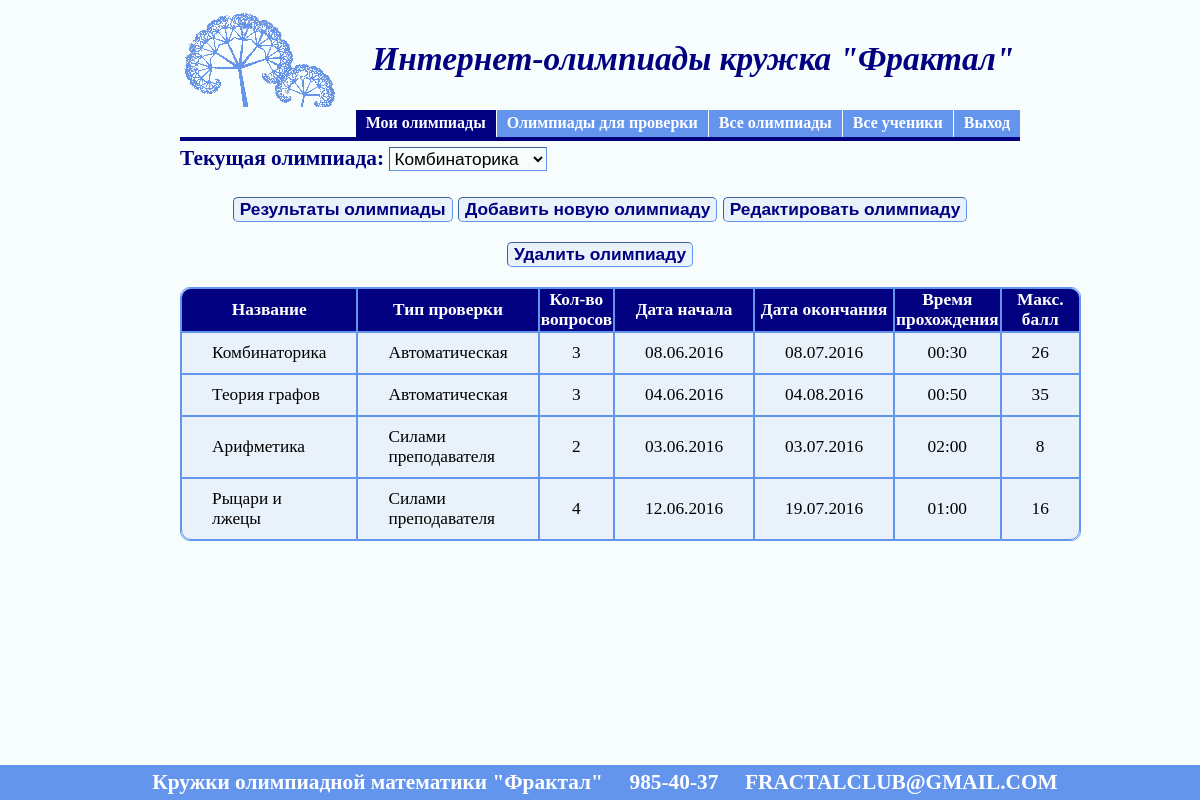
/olymp/prepod_olymp.php (signed in), run on the app's committed database.
### tables this page shows
CREATE TABLE IF NOT EXISTS `Olymp` (
  `KodOlymp` int(11) NOT NULL AUTO_INCREMENT COMMENT 'код олимпиады',
  `KodPrepF` int(11) NOT NULL COMMENT 'код преподавателя',
  `Nazv` varchar(255) NOT NULL COMMENT 'название',
  `Tip` varchar(8) NOT NULL COMMENT 'тип олимпиады',
  `Kol` int(11) NOT NULL COMMENT 'кол-во вопросов',
  `Start` varchar(10) NOT NULL COMMENT 'дата начала',
  `End` varchar(10) NOT NULL COMMENT 'дата завершения',
  `Time` varchar(5) NOT NULL COMMENT 'время прохождения',
  `Ocenka` int(11) NOT NULL COMMENT 'макс.оценка за олимпиаду',
  PRIMARY KEY (`KodOlymp`),
  KEY `KodPrepF` (`KodPrepF`)
);

### olymp/prepod_olymp.php (the view, shortened to what this page needs)
<?php
	$KodPolz=$_SESSION['KodPolz'];
	$strSQL1 = "SELECT * FROM Prep where KodPolzF='$KodPolz' ";
	$rs1 = mysql_query($strSQL1);
	$row1 = mysql_fetch_array($rs1);
	$KodPrep=$row1['KodPrep'];
	$strSQL = "SELECT * FROM Olymp where KodPrepF='$KodPrep' ";
	$rs = mysql_query($strSQL);
	$rs2=mysql_query($strSQL);
?>
<html>
<head>
</head>
<body class="bd">
	<table>
		<tr>
			<td><div><img src="5.png"/></div></td>
			<td><div id="nadpis">&nbsp &nbsp Интернет-олимпиады кружка "Фрактал"</div></td>
		</tr>
	</table>
	<div id="centeredmenu">
		<ul>
			<li><a href="prepod_olymp.php" class="active">Мои олимпиады</a></li>
			<li><a href="prepod_neprov_olymp.php">Олимпиады для проверки</a></li>
			<li><a href="vse_olymp.php">Все олимпиады</a></li>
			<li><a href="vse_students.php">Все ученики</a></li>
			<li><a href="logout.php">Выход</a></li>
		</ul>
	</div>
	<br></br>
	<?php
	if(mysql_num_rows($rs2)>0)
	{
	?>
		<div class="text_near_knopka">Текущая олимпиада:
		<select class="combobox" id="cur_olymp" type=text name="cur_olymp" > </div>
			<?php
			while ($row1 = mysql_fetch_array($rs)):
			?>
				<option  value=<?=$row1['KodOlymp']?> ><p><?=$row1['Nazv']?></p></option>
			<? endwhile ?>
		<br></br>
		<div id="div2" align="center">
			<input class="knopka" id="b_change" type="button" value="Результаты олимпиады" onclick="olymp_result()" />
			<input class="knopka" id="b_insert" type="button" value="Добавить новую олимпиаду" onclick="location.href='prepod_olymp_insert.php'" />
			<input class="knopka" id="b_change" type="button" value="Редактировать олимпиаду" onclick="perehod()" />
			<input class="knopka" id="b_delete" type="button" value="Удалить олимпиаду" onclick="del()" />
		</div>
		<div class="divTable">
			<table class="StandardTable" align="center" border="1">
				<thead>
					<tr>
						<th><p>Название</p></th>
						<th><p>Тип проверки</p></th>
						<th><p>Кол-во вопросов</p></th>
						<th><p>Дата начала</p></th>
						<th><p>Дата окончания</p></th>
						<th><p>Время прохождения</p></th>
						<th><p>Макс. балл</p></th>
					</tr>
				</thead>
				<tbody>
				<?php
				while ($row = mysql_fetch_array($rs2)):
					if($row['Tip']=="automat")
						$ttt="Автоматическая";
					else
						$ttt="Силами преподавателя";
				?>
					<tr>
						<td><p><?=$row['Nazv']?></p></td>
						<td><p><?=$ttt?></p></td>
						<td class="pocentru"><p><?=$row['Kol']?></p></td>
						<td class="pocentru"><p><?=$row['Start']?></p></td>
						<td class="pocentru"><p><?=$row['End']?></p></td>
						<td class="pocentru"><p><?=$row['Time']?></p></td>
						<td class="pocentru"><p><?=$row['Ocenka']?></p></td>
					</tr>
				<? endwhile ?>
				</tbody>
			</table>
		</div>
	<?php
	}
	?>
	<br><br>
	<div id="footer" align="center">Кружки олимпиадной математики "Фрактал" &nbsp &nbsp 985-40-37 &nbsp &nbsp FRACTALCLUB@GMAIL.COM</div>
</body>
</html>

### olymp/prepod_olymp.php (style rules this page uses)
#centeredmenu { float:right; width:100%; border-bottom:4px solid #000080; overflow:hidden; position:relative; background: #F7FDFD; }
#centeredmenu ul { clear:right; float:right; list-style:none; margin:0; padding:0; position:relative; right:0%; text-align:center; }
#centeredmenu ul li { display:block; float:left; list-style:none; margin:0; padding:0; position:relative; right:0%; }
#centeredmenu ul li a { display:block; margin:0 0 0 1px; padding:3px 10px; background:#6495ED; color:#fff; text-decoration:none; line-height:1.3em; font-weight:bold; }
#centeredmenu ul li a.active, #centeredmenu ul li a.active:hover { color:#fff; background:#000080; font-weight:bold; }
.StandardTable { //border-collapse: collapse; border-radius: 10px; border-spacing: 0; border: 1px solid #6495ED; maxwidth:100%; }
.StandardTable tbody { background-color: #E9F2FB; }
.StandardTable th { background: #000080; color: white; font-weight:bold; font-size: 13pt; border: 1px solid #6495ED; }
.StandardTable th:first-child { border-top-left-radius: 10px; }
.StandardTable th:last-child { border-top-right-radius: 10px; }
.StandardTable tr:last-child td:first-child { border-radius: 0 0 0 10px; }
.StandardTable tr:last-child td:last-child { border-radius: 0 0 10px 0; }
.StandardTable tbody tr td { padding: 10px 30px; maxwidth: 100%; font-size: 13pt; word-wrap: break-word; border: 1px solid #6495ED; }
#footer { position: fixed; left: 0; bottom: 0; padding: 5px; background: #6495ED; color: #fff; width: 100%; }
.bd { background: #F7FDFD; margin-left: 15%; position: absolute; width: 70%; }
#nadpis { color: #000080; font-style: italic; font-weight: 600; font-size: 25pt; }
.combobox { word-wrap: break-word; font-size: 13pt; background: #F7FDFD;//#E9F2FB; border-color: #6495ED; border-style: inset; }
.text_near_knopka { color: #000080; font-weight:bold; word-wrap: break-word; font-size: 16pt; margin-bottom: 10px; }
.knopka { border-radius: 5px; border-style: inset; background: #E9F2FB; color: #000080; border-color: #6495ED; border-width: 1px; font-size: 13pt; font-weight:bold; margin-bottom: 20px; }
.pocentru { text-align: center; }

### data on the page
olymp: Nazv "Комбинаторика", Tip "Автоматическая", Kol "3", Start "08.06.2016", End "08.07.2016", Time "00:30", Ocenka "26"
olymp: Nazv "Теория графов", Tip "Автоматическая", Kol "3", Start "04.06.2016", End "04.08.2016", Time "00:50", Ocenka "35"
olymp: Nazv "Арифметика", Tip "Силами преподавателя", Kol "2", Start "03.06.2016", End "03.07.2016", Time "02:00", Ocenka "8"
olymp: Nazv "Рыцари и лжецы", Tip "Силами преподавателя", Kol "4", Start "12.06.2016", End "19.07.2016", Time "01:00", Ocenka "16"
